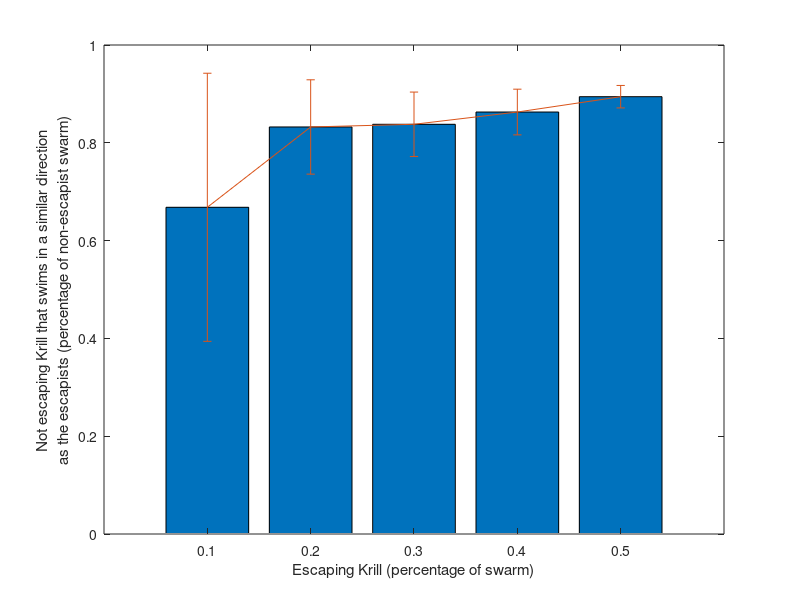

Here is the MATLAB script that generated this plot: (Note: this script raises an error after producing the figure.)
res=importdata('res_sim1_11.mat');
prozR = res.R(:,:)/(0.9*500);
r = mean(prozR);
s = std(prozR);
escK1 = r(100);
std1 = s(100);

res=importdata('res_sim2_11.mat');
prozR = res.R(:,:)/(0.8*500);
r = mean(prozR);
s = std(prozR);
escK2 = r(100);
std2 = s(100);

res=importdata('res_sim3_11.mat');
prozR = res.R(:,:)/(0.7*500);
r = mean(prozR);
s = std(prozR);
escK3 = r(100);
std3 = s(100);

res=importdata('res_sim4_11.mat');
prozR = res.R(:,:)/(0.6*500);
r = mean(prozR);
s = std(prozR);
escK4 = r(100);
std4 = s(100);

res=importdata('res_sim5_11.mat');
prozR = res.R(:,:)/(0.5*500);
r = mean(prozR);
s = std(prozR);
escK5 = r(100);
std5 = s(100);

escK = [escK1, escK2, escK3, escK4, escK5];
stdres = [std1, std2, std3, std4, std5];
x = {'0.1','0.2','0.3','0.4','0.5'};


bar(escK);
%labels
set(gca,'xticklabel',x);
ylim([0 1]);
xlabel('Escaping Krill (percentage of swarm)');
ylabel({'Not escaping Krill that swims in a similar direction';'as the escapists (percentage of non-escapist swarm)'});
%errorbar with std
hold on
e=errorbar(escK, stdres);
e.Color = [0.9100    0.500    0.1000];